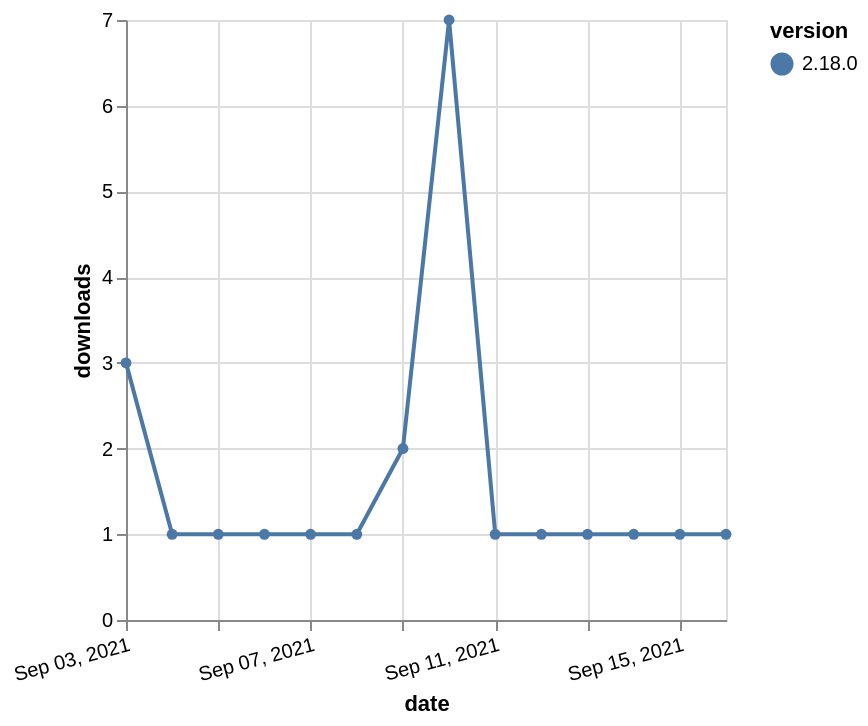

Write a Vega-Lite specification for this figure.
### Vega-Lite specification from a JSON file in a GitHub repository (floating-point values rounded to 4 significant figures)
{"$schema": "https://vega.github.io/schema/vega-lite/v5.json", "description": "A simple bar chart with embedded data.", "data": {"values": [{"date": "2021-09-03", "total": 535, "delta": 3, "version": "2.18.0"}, {"date": "2021-09-04", "total": 536, "delta": 1, "version": "2.18.0"}, {"date": "2021-09-05", "total": 537, "delta": 1, "version": "2.18.0"}, {"date": "2021-09-06", "total": 538, "delta": 1, "version": "2.18.0"}, {"date": "2021-09-07", "total": 539, "delta": 1, "version": "2.18.0"}, {"date": "2021-09-08", "total": 540, "delta": 1, "version": "2.18.0"}, {"date": "2021-09-09", "total": 542, "delta": 2, "version": "2.18.0"}, {"date": "2021-09-10", "total": 549, "delta": 7, "version": "2.18.0"}, {"date": "2021-09-11", "total": 550, "delta": 1, "version": "2.18.0"}, {"date": "2021-09-12", "total": 551, "delta": 1, "version": "2.18.0"}, {"date": "2021-09-13", "total": 552, "delta": 1, "version": "2.18.0"}, {"date": "2021-09-14", "total": 553, "delta": 1, "version": "2.18.0"}, {"date": "2021-09-15", "total": 554, "delta": 1, "version": "2.18.0"}, {"date": "2021-09-16", "total": 555, "delta": 1, "version": "2.18.0"}]}, "width": "container", "mark": {"type": "line", "point": {"filled": true}}, "encoding": {"x": {"field": "date", "type": "temporal", "timeUnit": "yearmonthdate", "title": "date", "axis": {"labelAngle": -15}}, "y": {"field": "delta", "type": "quantitative", "title": "downloads"}, "color": {"field": "version", "type": "nominal"}, "tooltip": {"field": "delta"}}}
